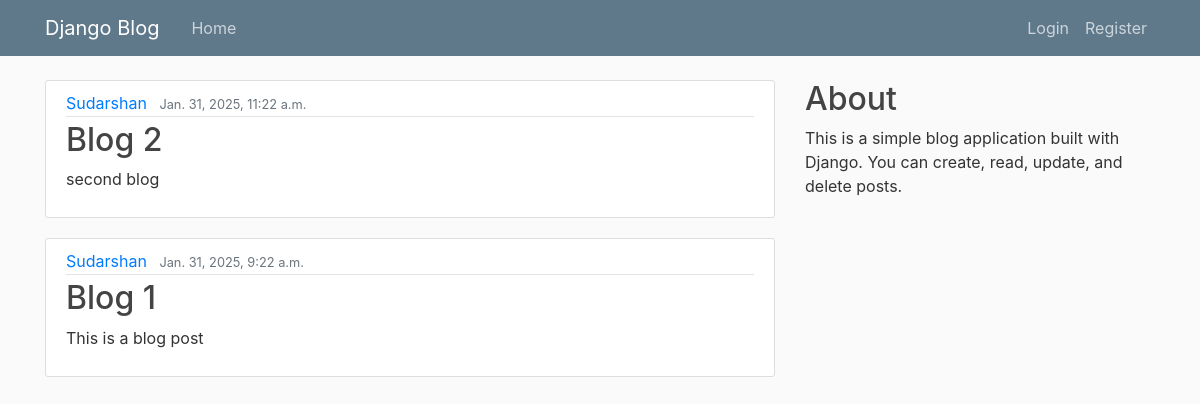
Before: / with the older database file.
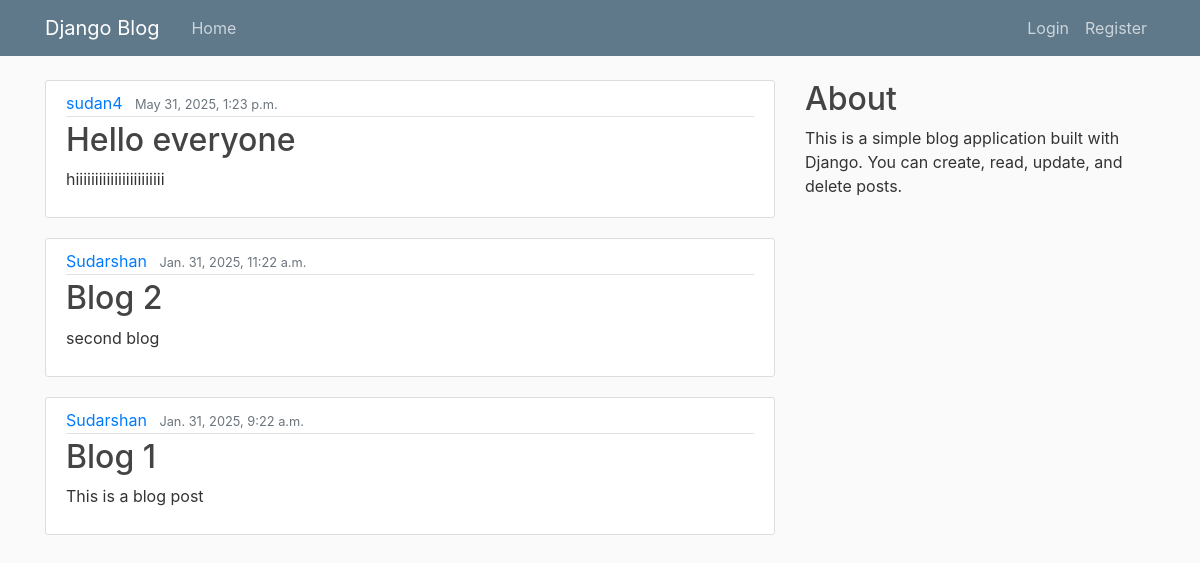
After: the same page with the newer database file.
### blog/models.py (models this page shows, shortened)
class Post(models.Model):
    title = models.CharField(max_length=200)
    content = models.TextField()
    date_posted = models.DateTimeField(default=timezone.now)
    author = models.ForeignKey(User, on_delete=models.CASCADE)

### blog/views.py (the view)
# urls.py: path('', PostListView.as_view(), name='blog-home'),
class PostListView(ListView):
    model=Post
    template_name='blog/home.html'
    context_object_name='posts'
    ordering = ['-date_posted']
    paginate_by = 5

### blog/Templates/blog/home.html (shortened to what this page needs)
{% extends "blog/base.html" %}
{% block content %}
    {% for post in posts %}
        <article class="media content-section">
            <div class="media-body">
                <div class="article-metadata">
                    <a class="mr-2" href="{% url 'user-posts' post.author.username %}">{{ post.author }}</a>
                    <small class="text-muted">{{ post.date_posted }}</small>
                </div>
                <h2><a class="article-title" href="{% url 'post-detail' post.id %}">{{ post.title }}</a></h2>
                <p class="article-content">{{ post.content }}</p>
            </div>
        </article>
    {% endfor %}
{% endblock content %}

### blog/Templates/blog/base.html (shortened to what this page needs)
{% load static %}
<!DOCTYPE html>
<html>
<head>
    <link rel="stylesheet" href="https://maxcdn.bootstrapcdn.com/bootstrap/4.0.0/css/bootstrap.min.css">
    <link rel="stylesheet" type="text/css" href="{% static 'blog/style.css' %}">
</head>
<body>
<header class="site-header">
  <nav class="navbar navbar-expand-md navbar-dark bg-steel fixed-top">
    <div class="container">
      <a class="navbar-brand mr-4" href="{% url 'blog-home' %}">Django Blog</a>
      <div class="collapse navbar-collapse" id="navbarToggle">
        <div class="navbar-nav mr-auto">
          <a class="nav-item nav-link" href="{% url 'blog-home' %}">Home</a>
        </div>
        <div class="navbar-nav">
          {% if user.is_authenticated %}
            <a class="nav-item nav-link" href="{% url 'post-create' %}">Create Post</a>
            <a class="nav-item nav-link" href="{% url 'profile' %}">Profile</a>
            <div class="nav-item">
              <form method="POST" action="{% url 'logout' %}">
                {% csrf_token %}
                <button type="submit" class="btn btn-link nav-link" style="padding: 0; border: none; background: none;">Logout</button>
              </form>
            </div>
          {% else %}
            <a class="nav-item nav-link" href="{% url 'login' %}">Login</a>
            <a class="nav-item nav-link" href="{% url 'register' %}">Register</a>
          {% endif %}
        </div>
      </div>
    </div>
  </nav>
</header>
    <main role="main" class="container">
      <div class="row">
        <div class="col-md-8">
          {% block content %}{% endblock %}
        </div>
        <div class="col-md-4">
          <div class="sidebar">
            <h2>About</h2>
            <p>This is a simple blog application built with Django. You can create, read, update, and delete posts.</p>
          </div>
      </div>
    </main>
</body>
</html>

### blog/static/blog/style.css (style rules this page uses)
body { background: #fafafa; color: #333333; margin-top: 5rem; }
h1, h2, h3, h4, h5, h6 { color: #444444; }
.bg-steel { background-color: #5f788a; }
.site-header .navbar-nav .nav-link { color: #cbd5db; }
.content-section { background: #ffffff; padding: 10px 20px; border: 1px solid #dddddd; border-radius: 3px; margin-bottom: 20px; }
.article-title { color: #444444; }
.article-content { white-space: pre-line; }
.article-metadata { padding-bottom: 1px; margin-bottom: 4px; border-bottom: 1px solid #e3e3e3 }

Changed rows visible on the page:
added Post: author "sudan4", date_posted "May 31, 2025, 1:23 p.m.", title "Hello everyone", content "hiiiiiiiiiiiiiiiiiiiiiii"
